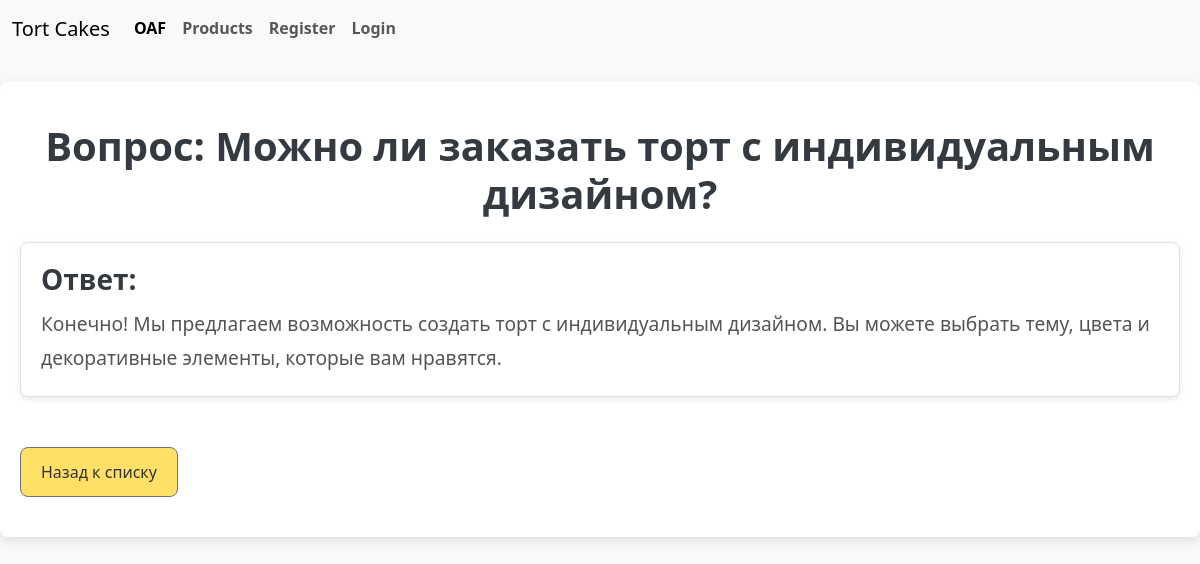
Screenshot of /oaf/2/ with the database file from the repository.
### post/models.py (models this page shows, shortened)
class OftenAskedQuestion(models.Model):
    question = models.TextField()
    answer = models.TextField()
    class Meta:
        verbose_name_plural = 'Часто задаваемые вопросы'
        verbose_name = 'Часто задаваемый вопрос'

### post/views.py (the view)
# urls.py: path('oaf/<int:oaf_id>/', oaf_detail_view, name='oaf_detail'),
def oaf_detail_view(request, oaf_id):
    if request.method == 'GET':
        oaf = OftenAskedQuestion.objects.get(id=oaf_id)
        return render(request,
                      'oaf/oaf_detail.html',
                      context={"oaf": oaf})

### templates/oaf/oaf_detail.html
{% extends 'components/navbar.html' %}}
{% load static %}
{% block content %}
<head>
    <link rel="stylesheet" type="text/css" href="{% static 'products/faq_detail.css' %}">
</head>
<div class="container mt-4">
    <h1 class="text-center mb-4">Вопрос: {{ oaf.question }}</h1>
    <div class="card">
        <div class="card-body">
            <h5 class="card-title">Ответ:</h5>
            <p class="card-text">{{ oaf.answer }}</p>
        </div>
    </div>
    <div class="mt-4">
        <a href="{% url 'oaf_list' %}" class="btn btn-secondary">Назад к списку</a>
    </div>
</div>
{% endblock %}

### static/products/faq_detail.css (style rules this page uses)
* { margin: 0; padding: 0; box-sizing: border-box; }
body { font-family: 'Segoe UI', Tahoma, Geneva, Verdana, sans-serif; background-color: #f8f9fa; color: #333; line-height: 1.6; }
.container { max-width: 1200px; margin: 0 auto; padding: 40px 20px; background-color: #fff; border-radius: 8px; box-shadow: 0 4px 12px rgba(0, 0, 0, 0.1); }
h1 { font-size: 2.5rem; font-weight: bold; color: #343a40; text-align: center; margin-bottom: 30px; }
.card { background-color: #fff; border: 1px solid #e2e2e2; border-radius: 8px; box-shadow: 0 2px 6px rgba(0, 0, 0, 0.1); margin-bottom: 30px; }
.card-body { padding: 20px; }
.card-title { font-size: 1.75rem; color: #343a40; font-weight: 600; margin-bottom: 10px; }
.card-text { color: #555; font-size: 1.2rem; line-height: 1.8; }
.btn-secondary { background-color: #ffe066; color: #333; border-radius: 8px; padding: 12px 20px; font-size: 1rem; text-align: center; text-decoration: none; transition: background-color 0.3s ease; margin-top: 20px; }
html { scroll-behavior: smooth; }

### rows the page displays
OftenAskedQuestion: question "Можно ли заказать торт с индивидуальным дизайном?", answer "Конечно! Мы предлагаем возможность создать торт с индивидуальным дизайном. Вы можете выбрать тему, цвета и декоративные элементы, которые вам нравятся."
